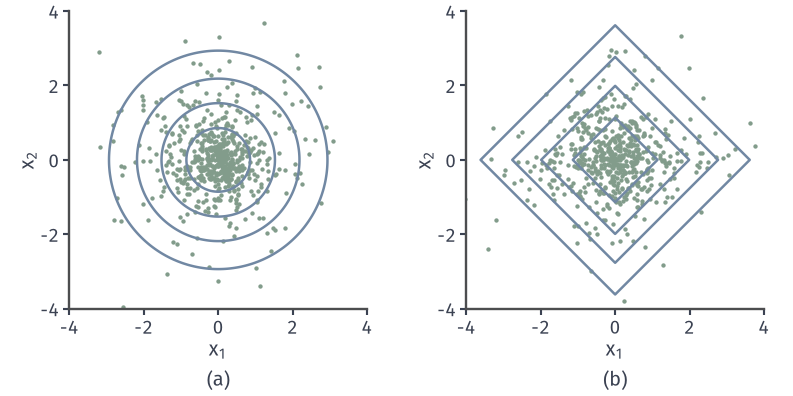

Here is the Python script that generated this plot:
"""Two models with Laplace(b=1/sqrt2) marginals, zero mean and identity covariance.
(a) elliptical Laplace X = sqrt(W) Z, W ~ Exp(1), Z ~ N(0,I_2): density g_2(|x|), circular contours;
(b) product of independent Laplace components: density (1/2) exp(-sqrt2(|x1|+|x2|)), diamond contours.
Both show contour levels 0.1, 0.03, 0.01, 0.003 (blue); 600 sampled points each (seeds 41, 42, green)."""
from pathlib import Path
import sys, math
sys.path.insert(0, str(Path(__file__).resolve().parents[1]/'mvd-common'))
from mvd_fig import *

def g2(r):
    s = np.linspace(-30, 6, 6001); w = np.exp(s)
    vals = (2*pi*w)**(-1)*np.exp(-np.multiply.outer(r*r, 1/(2*w))-w)*w
    return np.trapezoid(vals, s, axis=-1)
xs = np.linspace(-4, 4, 161); X1, X2 = np.meshgrid(xs, xs)
R = np.sqrt(X1**2+X2**2); rr = np.linspace(0, 6, 601); E = np.interp(R, rr, g2(rr))
P = .5*np.exp(-np.sqrt(2)*(np.abs(X1)+np.abs(X2)))
levels = [.003, .01, .03, .1]
r1 = np.random.default_rng(41); A = np.sqrt(r1.exponential(1, 600))[:, None]*r1.standard_normal((600, 2))
r2 = np.random.default_rng(42); B = r2.laplace(0, 1/np.sqrt(2), (600, 2))
fig, axes = figure(width_mm=112, height_mm=56, ncols=2)
panel(fig, left=.07, right=.98, top=.97, bottom=.22, wspace=.22)
for ax, F, S in zip(axes, (E, P), (A, B)):
    style(ax)
    ax.plot(S[:, 0], S[:, 1], '.', ms=1.5, color=GREEN)
    ax.contour(X1, X2, F, levels=levels, colors=BLUE, linewidths=1.0, zorder=5)
    ax.set_xlim(-4, 4); ax.set_ylim(-4, 4); ax.set_aspect('equal')
    ax.set_xticks([-4, -2, 0, 2, 4]); ax.set_yticks([-4, -2, 0, 2, 4]); axlab(ax, '$x_1$', '$x_2$')
tags(fig, axes)
save(fig, HERE(__file__), 'figure', {'levels': levels, 'seeds': [41, 42], 'n': 600,
     'E_X1sq_X2sq_elliptical_sample': float(np.mean(A[:, 0]**2*A[:, 1]**2)), 'E_X1sq_X2sq_product_sample': float(np.mean(B[:, 0]**2*B[:, 1]**2))})
